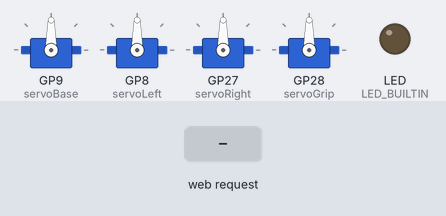
A sketch run on a simulated Raspberry Pi Pico W. Shown: 4 × servo, output pins drawn as LEDs (lit = HIGH). The test bench sets the inputs (shaded band). WiFi joins after 1.5 s; servers stay silent unless stated; what the sketch prints to the serial monitor is not drawn.

Above: at 2.7 s.
2.8 s: HTTP request GET /servo? received
Timing chart, 0 to 5.8 s (numbered marks = the images above; inputs shaded):
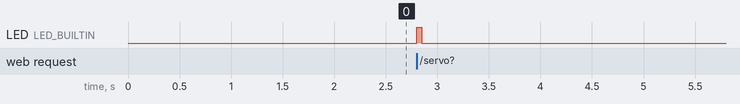

Measured:
- after the input at 2.8 s, LED (LED_BUILTIN): LOW → HIGH at once, → LOW 0.05 s later

The sketch:

servo_tester_picoW.ino
```cpp
// Minimal Servo Tester for Pico W (4 servos, web UI)
#include <WiFi.h>
#include <Servo.h>

// Wi-Fi credentials
const char* ssid = "SurPoon";
const char* password = "gogetsomehelpfromgod1234";

Servo servoBase, servoLeft, servoRight, servoGrip;

WiFiServer server(80);

void setup() {
  Serial.begin(115200);
  pinMode(LED_BUILTIN, OUTPUT);
  servoBase.attach(9);    // GP9
  servoLeft.attach(8);    // GP8
  servoRight.attach(27);  // GP27
  servoGrip.attach(28);   // GP28

  WiFi.begin(ssid, password);
  while (WiFi.status() != WL_CONNECTED) {
    delay(500); Serial.print(".");
  }
  Serial.println("\nWiFi connected.");
  Serial.print("IP address: "); Serial.println(WiFi.localIP());
  server.begin();
}

void loop() {
  WiFiClient client = server.available();
  if (client) {
    String request = client.readStringUntil('\r');
    client.flush();
    if (request.indexOf("/servo?") != -1) {
      blinkLED(); // Blink LED on command receipt
      Serial.print("Servo command received: ");
      Serial.println(request);

      if (request.indexOf("base=") != -1) {
        int val = request.substring(request.indexOf("base=") + 5).toInt();
        val = constrain(val, 0, 180);
        servoBase.write(val);
        Serial.print("  Base servo set to: "); Serial.println(val);
      } else if (request.indexOf("left=") != -1) {
        int val = request.substring(request.indexOf("left=") + 5).toInt();
        val = constrain(val, 0, 120);
        servoLeft.write(val);
        Serial.print("  Left servo set to: "); Serial.println(val);
      } else if (request.indexOf("right=") != -1) {
        int val = request.substring(request.indexOf("right=") + 6).toInt();
        val = constrain(val, 70, 180);
        servoRight.write(val);
        Serial.print("  Right servo set to: "); Serial.println(val);
      } else if (request.indexOf("grip=") != -1) {
        int val = request.substring(request.indexOf("grip=") + 5).toInt();
        val = constrain(val, 0, 120);
        servoGrip.write(val);
        Serial.print("  Gripper servo set to: "); Serial.println(val);
      }
      client.println("HTTP/1.1 200 OK");
      client.println("Content-Type: text/plain");
      client.println();
      client.print("OK");
      return;
    }
    client.println("HTTP/1.1 200 OK");
    client.println("Content-type:text/html\r\n\r\n");
    sendWebPage(client);
  }
}

void blinkLED() {
  digitalWrite(LED_BUILTIN, HIGH);
  delay(50);
  digitalWrite(LED_BUILTIN, LOW);
}

void sendWebPage(WiFiClient& client) {
  client.println(R"rawliteral(
<!DOCTYPE html>
<html lang="en">
<head>
  <meta charset="UTF-8" />
  <meta name="viewport" content="width=device-width, initial-scale=1" />
  <title>Servo Tester</title>
  <style>
    body { font-family: Arial, sans-serif; background: #f9f9f9; text-align: center; margin: 0; padding: 0; }
    .panel { background: #fff; border-radius: 10px; box-shadow: 0 2px 12px #0001; display: inline-block; margin: 40px auto; padding: 24px 32px; }
    h2 { margin-top: 0; }
    .slider-row { margin: 18px 0; }
    label { font-size: 1.1em; }
    input[type="range"] { width: 260px; }
    .val { font-weight: bold; margin-left: 8px; }
  </style>
</head>
<body>
  <div class="panel">
    <h2>Servo Tester (Pico W)</h2>
    <div class="slider-row">
      <label for="baseSlider">Base (GP9): <span id="baseVal">90</span>°</label><br>
      <input type="range" min="0" max="180" value="90" id="baseSlider" oninput="baseVal.innerText=this.value; setServo('base',this.value)">
    </div>
    <div class="slider-row">
      <label for="leftSlider">Left Hand (GP8): <span id="leftVal">60</span>°</label><br>
      <input type="range" min="0" max="120" value="60" id="leftSlider" oninput="leftVal.innerText=this.value; setServo('left',this.value)">
    </div>
    <div class="slider-row">
      <label for="rightSlider">Right Hand (GP27): <span id="rightVal">120</span>°</label><br>
      <input type="range" min="70" max="180" value="120" id="rightSlider" oninput="rightVal.innerText=this.value; setServo('right',this.value)">
    </div>
    <div class="slider-row">
      <label for="gripSlider">Gripper (GP28): <span id="gripVal">60</span>°</label><br>
      <input type="range" min="0" max="120" value="60" id="gripSlider" oninput="gripVal.innerText=this.value; setServo('grip',this.value)">
    </div>
  </div>
  <script>
    function setServo(joint, val) {
      fetch(`/servo?${joint}=${val}`);
    }
  </script>
</body>
</html>
)rawliteral");
} 
```
